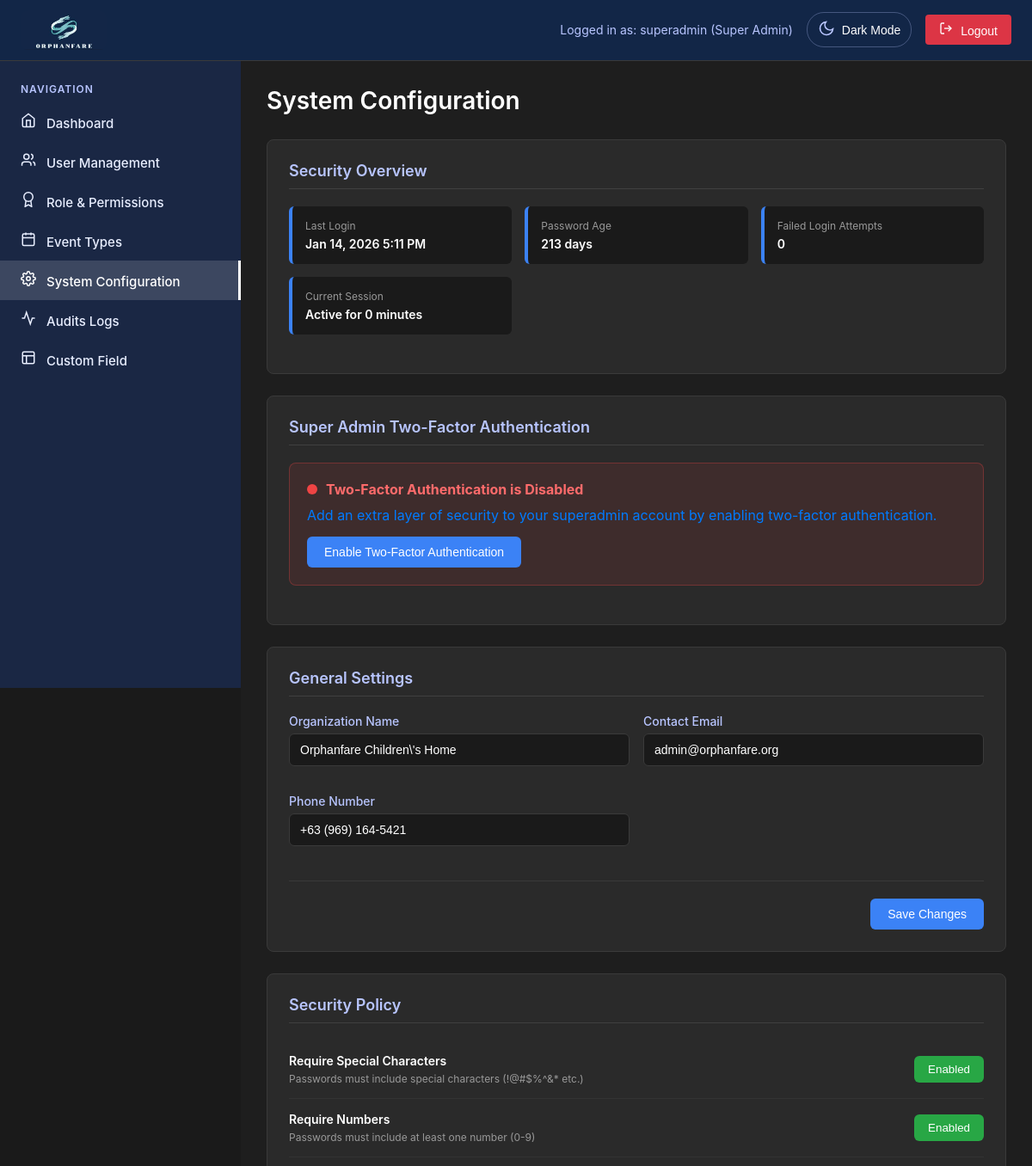
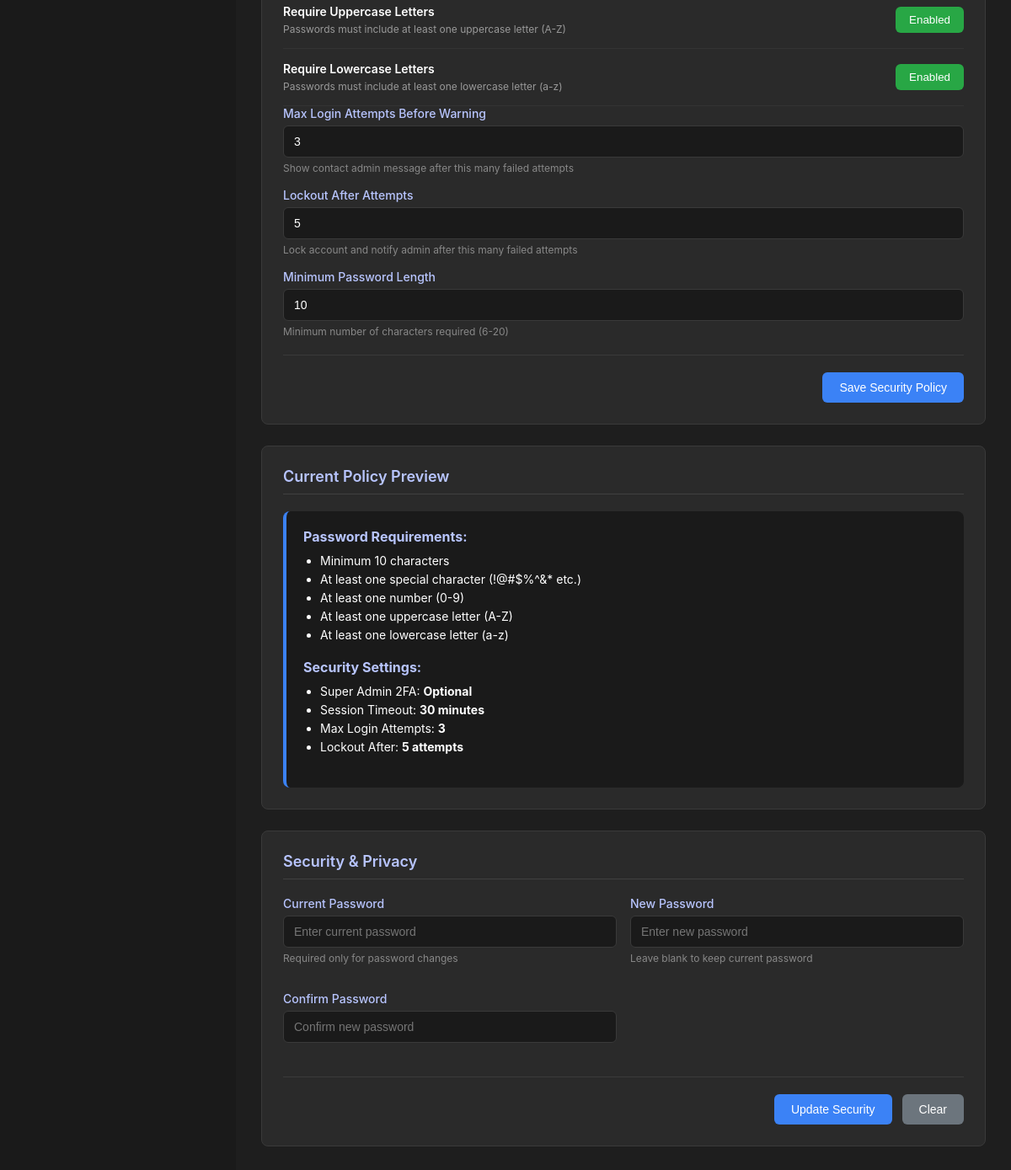
Screenshot of /superadmin/system-configuration.php (signed in) with the database file from the repository (2 pictures, top to bottom).
### tables this page shows
CREATE TABLE `users` (
  `id` int(11) NOT NULL,
  `username` varchar(50) NOT NULL,
  `email` varchar(100) NOT NULL,
  `password` varchar(255) NOT NULL,
  `role` enum('super_admin','admin','user','Social Worker','Social Welfare Assistant') DEFAULT 'user',
  `status` enum('active','inactive','pending') DEFAULT 'pending',
  `created_at` timestamp NOT NULL DEFAULT current_timestamp(),
  `updated_at` timestamp NOT NULL DEFAULT current_timestamp() ON UPDATE current_timestamp(),
  `two_factor_secret` varchar(32) DEFAULT NULL,
  `two_factor_enabled` tinyint(1) DEFAULT 0,
  `two_factor_verified` tinyint(1) DEFAULT 0,
  `two_factor_backup_codes` text DEFAULT NULL,
  `last_login` timestamp NULL DEFAULT NULL,
  `last_password_change` timestamp NOT NULL DEFAULT current_timestamp(),
  `failed_attempts` int(11) DEFAULT 0,
  `account_locked` tinyint(1) DEFAULT 0,
  `is_active` tinyint(1) DEFAULT 1
);

### superadmin/system-configuration.php (the view, shortened to what the rows shown need)
<?php
require_once 'includes/superheader.php';
    ?>
    <?php
$securityInfo = [
    'failed_attempts' => 0,
    'last_login' => null,
    'last_password_change' => null
];
try {
    $selectColumns = ['username', 'email'];
    $columns = [];
    try {
        $columnStmt = $conn->prepare("SHOW COLUMNS FROM users");
        $columnStmt->execute();
        $result = $columnStmt->get_result();
        while ($row = $result->fetch_assoc()) {
            $columns[] = $row['Field'];
        }
    } catch (Exception $e) {
    }
    if (in_array('failed_attempts', $columns)) $selectColumns[] = 'failed_attempts';
    if (in_array('last_login', $columns)) $selectColumns[] = 'last_login';
    if (in_array('last_password_change', $columns)) $selectColumns[] = 'last_password_change';
    $query = "SELECT " . implode(', ', $selectColumns) . " FROM users WHERE id = ?";
    $stmt = $conn->prepare($query);
    $stmt->bind_param("i", $_SESSION['user_id']);
    $stmt->execute();
    $result = $stmt->get_result();
    $userData = $result->fetch_assoc();
    if ($userData) {
        $securityInfo = array_merge($securityInfo, $userData);
    }
} catch (Exception $e) {
    error_log("Settings security query error: " . $e->getMessage());
}
$passwordAge = 'Unknown';
if (!empty($securityInfo['last_password_change'])) {
    $lastChange = strtotime($securityInfo['last_password_change']);
    $passwordAge = floor((time() - $lastChange) / (60 * 60 * 24)) . ' days';
}
?>
<div class="page-active">
    <div class="page-header">
        <h1 class="page-title">System Configuration</h1>
    </div>
    <div class="registry-section">
        <div class="security-overview">
            <div class="security-item">
                <div class="security-label">Last Login</div>
                <div class="security-value">
                    <?php echo !empty($securityInfo['last_login']) ? date('M j, Y g:i A', strtotime($securityInfo['last_login'])) : 'Not recorded'; ?>
                </div>
            </div>
            <div class="security-item">
                <div class="security-label">Password Age</div>
                <div class="security-value"><?php echo $passwordAge; ?></div>
            </div>
            <div class="security-item">
                <div class="security-label">Failed Login Attempts</div>
                <div class="security-value <?php echo ($securityInfo['failed_attempts'] ?? 0) > 0 ? 'text-warning' : ''; ?>">
                    <?php echo $securityInfo['failed_attempts'] ?? 0; ?>
                </div>
            </div>
        </div>
    </div>
</div>
<?php require_once 'includes/superfooter.php'; ?>

### rows the page displays
users: last_login "Jan 14, 2026 5:11 PM", last_password_change "213 days", failed_attempts "0"

### other values shown
$_SESSION['username'] "superadmin"
$_SESSION['role'] === 'super_admin' ? 'Super Admin' : 'Admin' "Super Admin"
$settings['min_password_length'] "10"
$settings['session_timeout'] "30 minutes"
$settings['max_login_attempts'] "3"
$settings['lockout_attempts'] "5"
